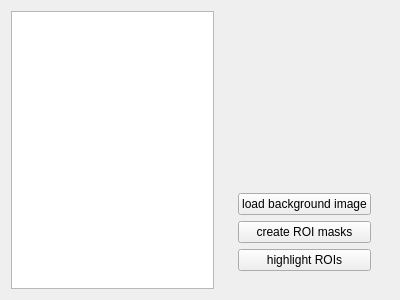
<?xml version="1.0" encoding="UTF-8"?>
<ui version="4.0">
 <class>BaseROIPicker</class>
 <widget class="QWidget" name="BaseROIPicker">
  <property name="geometry">
   <rect>
    <x>0</x>
    <y>0</y>
    <width>400</width>
    <height>300</height>
   </rect>
  </property>
  <property name="windowTitle">
   <string>Form</string>
  </property>
  <layout class="QHBoxLayout" name="horizontalLayout">
   <item>
    <widget class="QGraphicsView" name="graphicsView"/>
   </item>
   <item>
    <widget class="QWidget" name="widget" native="true">
     <property name="sizePolicy">
      <sizepolicy hsizetype="Minimum" vsizetype="Preferred">
       <horstretch>0</horstretch>
       <verstretch>0</verstretch>
      </sizepolicy>
     </property>
     <layout class="QVBoxLayout" name="verticalLayout">
      <item>
       <widget class="QWidget" name="propertiesWidget" native="true">
        <property name="sizePolicy">
         <sizepolicy hsizetype="Minimum" vsizetype="Expanding">
          <horstretch>0</horstretch>
          <verstretch>0</verstretch>
         </sizepolicy>
        </property>
        <layout class="QFormLayout" name="formLayout">
         <item row="0" column="0">
          <spacer name="verticalSpacer">
           <property name="orientation">
            <enum>Qt::Vertical</enum>
           </property>
           <property name="sizeHint" stdset="0">
            <size>
             <width>20</width>
             <height>40</height>
            </size>
           </property>
          </spacer>
         </item>
         <item row="0" column="1">
          <spacer name="verticalSpacer_2">
           <property name="orientation">
            <enum>Qt::Vertical</enum>
           </property>
           <property name="sizeHint" stdset="0">
            <size>
             <width>20</width>
             <height>40</height>
            </size>
           </property>
          </spacer>
         </item>
        </layout>
       </widget>
      </item>
      <item>
       <widget class="QWidget" name="controlWidget" native="true">
        <property name="sizePolicy">
         <sizepolicy hsizetype="Minimum" vsizetype="Minimum">
          <horstretch>0</horstretch>
          <verstretch>0</verstretch>
         </sizepolicy>
        </property>
        <layout class="QVBoxLayout" name="verticalLayout_2">
         <item>
          <widget class="QPushButton" name="loadBackgroundImagePushButton">
           <property name="text">
            <string>load background image</string>
           </property>
          </widget>
         </item>
         <item>
          <widget class="QPushButton" name="createROIMasksPushButton">
           <property name="text">
            <string>create ROI masks</string>
           </property>
          </widget>
         </item>
         <item>
          <widget class="QPushButton" name="highlightROIsPushButton">
           <property name="text">
            <string>highlight ROIs</string>
           </property>
          </widget>
         </item>
        </layout>
       </widget>
      </item>
     </layout>
    </widget>
   </item>
  </layout>
 </widget>
 <resources/>
 <connections>
  <connection>
   <sender>loadBackgroundImagePushButton</sender>
   <signal>clicked()</signal>
   <receiver>BaseROIPicker</receiver>
   <slot>selectBackgroundImage()</slot>
   <hints>
    <hint type="sourcelabel">
     <x>287</x>
     <y>202</y>
    </hint>
    <hint type="destinationlabel">
     <x>462</x>
     <y>214</y>
    </hint>
   </hints>
  </connection>
  <connection>
   <sender>createROIMasksPushButton</sender>
   <signal>clicked()</signal>
   <receiver>BaseROIPicker</receiver>
   <slot>createROIMasks()</slot>
   <hints>
    <hint type="sourcelabel">
     <x>277</x>
     <y>228</y>
    </hint>
    <hint type="destinationlabel">
     <x>485</x>
     <y>228</y>
    </hint>
   </hints>
  </connection>
 </connections>
 <slots>
  <slot>selectBackgroundImage()</slot>
  <slot>createROIMasks()</slot>
 </slots>
</ui>
